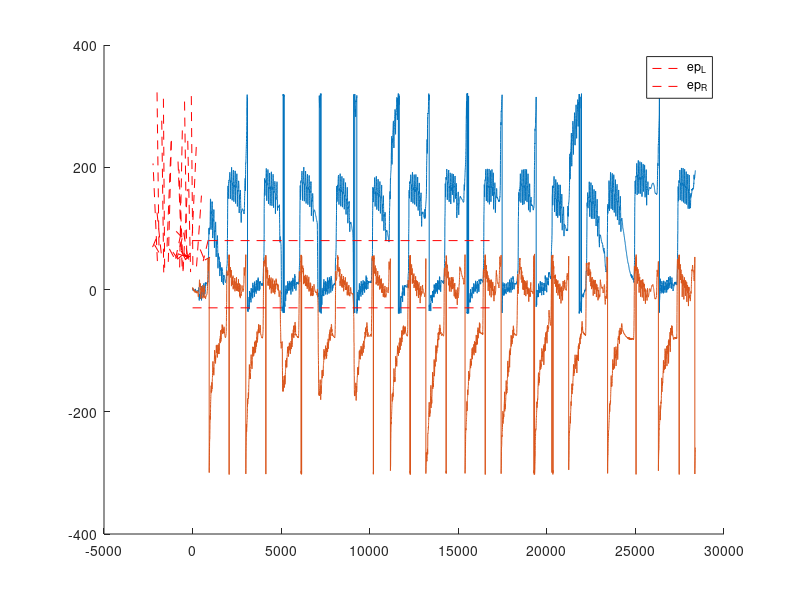

This figure's MATLAB source:
% Xunjie_0412_data_slip = Xunjie0412SmallSlip(1:2:end,:);
% Marker Order:
% Left foot: Heel, Toe, Side, Top
% Right foot: Heel, Toe, Side, Top
load('Xunjie_0412_data_slip.mat');
% IMU Order:
% Trunk, Right Thigh, Left Thigh, Right Shank, Left Shank, Right Heel, 
% Left Heel
IMU.RK = Xunjie_0412_data_slip(:,64:72);
IMU.LK = Xunjie_0412_data_slip(:,73:81);
IMU.RK_Z_Zeroed = mean(IMU.RK(1:100,7));
IMU.LK_Z_Zeroed = mean(IMU.LK(1:100,7));
IMU.RH = Xunjie_0412_data_slip(:,82:90);
IMU.LH = Xunjie_0412_data_slip(:,91:99);
IMU.RH_Z_Zeroed = mean(IMU.RH(1:100,7));
IMU.LH_Z_Zeroed = mean(IMU.LH(1:100,7));

l = 0.2;
L_hh = 1;
%% Slip detection data analysis
% Xunjie_0412_data_slip = Xunjie_0412_data_slip(8140:end,:);
l_heel = Xunjie_0412_data_slip(:,10:12);
l_toe = Xunjie_0412_data_slip(:,19:21);

r_heel = Xunjie_0412_data_slip(:,25:27);
r_toe = Xunjie_0412_data_slip(:,34:36);


freq = Xunjie_0412_data_slip(:,2);
r_gaitStage = Xunjie_0412_data_slip(:,3); 
l_gaitStage = Xunjie_0412_data_slip(:,4);
slipRight = Xunjie_0412_data_slip(:,5);
slipLeft = Xunjie_0412_data_slip(:,6);


IMU.TK = Xunjie_0412_data_slip(:,37:45);
IMU.RT = Xunjie_0412_data_slip(:,46:54);
IMU.LT = Xunjie_0412_data_slip(:,55:63);
IMU.RK = Xunjie_0412_data_slip(:,64:72);
IMU.LK = Xunjie_0412_data_slip(:,73:81);
IMU.RH = Xunjie_0412_data_slip(:,82:90);
IMU.LH = Xunjie_0412_data_slip(:,91:99);

%%
pelvisAcc = IMU.TK(:,5);
forwardFootAcc_L = IMU.LH(:,4).*cosd(IMU.LH(:,7)-IMU.LH_Z_Zeroed) + IMU.LH(:,5).*sind(IMU.LH(:,7)-IMU.LH_Z_Zeroed);
forwardFootAcc_R = IMU.RH(:,4).*cosd(IMU.RH(:,7)-IMU.RH_Z_Zeroed) + IMU.RH(:,5).*sind(IMU.RH(:,7)-IMU.RH_Z_Zeroed);
a_a_l = 0;
a_a_r = 0;
for i =2:length(IMU.RK)
    a_a_l = (IMU.LK(i,3) - IMU.LK(i-1,3))/0.01;
    a_a_r = (IMU.RK(i,3) - IMU.RK(i-1,3))/0.01;
    ep_L(i) = atan( (IMU.LK(i,4) + a_a_l*l) / (IMU.LK(i,5) + IMU.LK(i,3)^2*l) ) - (IMU.LK(i,7)-IMU.LK_Z_Zeroed);
    ep_R(i) = atan( (IMU.RK(i,4) + a_a_r*l) / (IMU.LK(i,5) + IMU.RK(i,3)^2*l) ) - (IMU.RK(i,7)-IMU.RK_Z_Zeroed);
end 


%% Plot Vicon
for i = 1:50:10000
    line([l_heel(i,1) l_toe(i,1)],[l_heel(i,3) l_toe(i,3)],'Color','red','LineStyle','--');
    hold on
%     plot(r_heel(i,1),r_heel(i,3),'b');
%     line([l_heel(i,1) l_toe(i,1)],[l_heel(i,3) l_toe(i,3)],'Color','red','LineStyle','--');
end
%% Touch Down detection
% Touch down indicator
% -1 for touch down / 1 for walking
td_L(1) = -1;
td_R(1) = -1;
ep_L(1) = 0;
ep_R(1) = 0;
timeStmap_L = 0;
timeStmap_R = 0;
for i =2:length(IMU.RK)
    ep_L(i) = atan( (IMU.LK(i,4) + a_a_l*l) / (IMU.LK(i,5) + IMU.LK(i,3)^2*l) ) - (IMU.LK(i,7)-IMU.LK_Z_Zeroed);
    ep_R(i) = atan( (IMU.RK(i,4) + a_a_r*l) / (IMU.LK(i,5) + IMU.RK(i,3)^2*l) ) - (IMU.RK(i,7)-IMU.RK_Z_Zeroed);
%     if ep_L(i) - ep_L(i-1) > 200
%         td_L(i) = -td_L(i-1);
%     else
%         td_L(i) = td_L(i-1);
%     end
%     if ep_R(i) - ep_R(i-1) > 200
%         td_R(i) = -td_R(i-1);
%     else
%         td_R(i) = td_R(i-1);
%     end
    if ep_L(i) > 50
        td_L(i) = 300;      
    else
        td_L(i) = -1;
    end
    if ep_R(i)  > 50
        td_R(i) = 300;      
    else
        td_R(i) = -1;
    end
    
end

%%
for i=1:length(ep_R)
    if(ep_R(i)<80 & ep_R(i)>20)
        foot_R(i) = forwardFootAcc_R(i);
        foot_L(i) = 0;
    elseif(ep_L(i)<30 & ep_L(i)>-30)
        foot_L(i) = forwardFootAcc_L(i);
        foot_R(i) = 0;
    else
        foot_L(i) = 0;
        foot_R(i) = 0;
    end
end


%%  Slip indicator
% original
dd_q_hh_l = (pelvisAcc - forwardFootAcc_L) / L_hh;
dd_q_hh_r = (pelvisAcc - forwardFootAcc_R) / L_hh;
slip_indicator_l = forwardFootAcc_L ./ (2.718.^ (dd_q_hh_l - 40)) / 10^17;
slip_indicator_r = forwardFootAcc_R ./ (2.718.^ (dd_q_hh_r - 40)) / 10^17;
% 
% dd_q_hh_l = (pelvisAcc - foot_L') / L_hh;
% dd_q_hh_r = (pelvisAcc - foot_R') / L_hh;
% slip_indicator_l = foot_L' ./ (2.718.^ (dd_q_hh_l - 40)) / 10^17;
% slip_indicator_r = foot_R' ./ (2.718.^ (dd_q_hh_r - 40)) / 10^17;

plot(ep_L)
hold on
plot(ep_R)


line([0 1.7*10^4],[80 80],'Color','red','LineStyle','--')
line([0 1.7*10^4],[-30 -30],'Color','red','LineStyle','--')
legend("ep_L","ep_R")
hold on


% plot(forwardFootAcc_L);hold on
% plot(forwardFootAcc_R)
% plot(slip_indicator_l,'g')
% plot(slip_indicator_r,'k')

%   Serial.print(TKAVx);
%   Serial.print(",");
%   Serial.print(TKAVy);
%   Serial.print(",");
%   Serial.print(TKAVz);
%   Serial.print(",");
%   Serial.print(TKLAx);
%   Serial.print(",");
%   Serial.print(TKLAy);
%   Serial.print(",");
%   Serial.print(TKLAz);
%   Serial.print(",");
%   Serial.print(TKEulerz);
%   Serial.print(",");
%   Serial.print(TKEulery);
%   Serial.print(",");
%   Serial.print(TKEulerx);